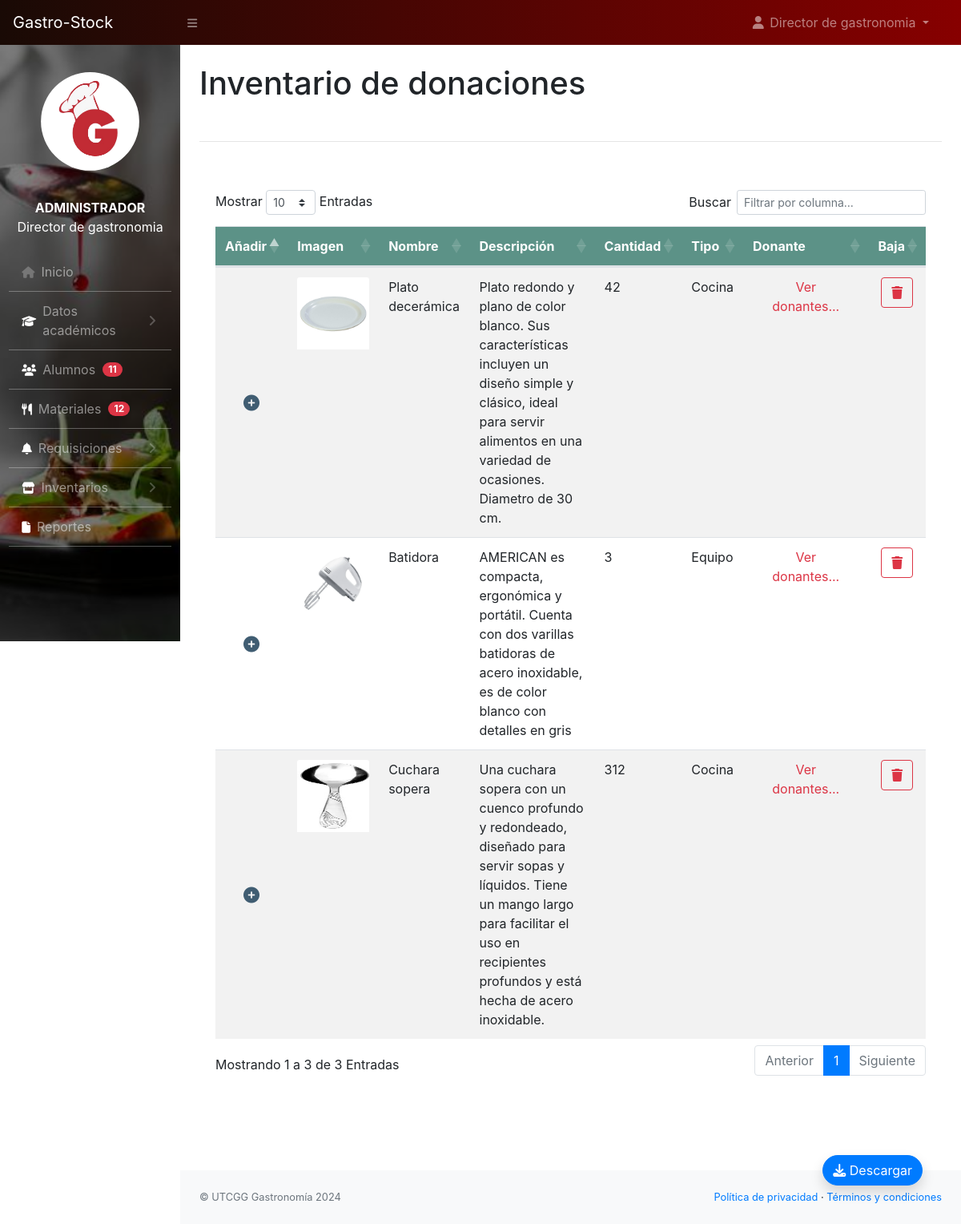
Page /encargado/inv_donado.php (signed in) on the committed database.
### tables this page shows
CREATE TABLE `articulos_donados` (
  `id` int(10) NOT NULL,
  `articulo_donado` int(10) NOT NULL,
  `cantidad` int(10) NOT NULL,
  `tipo_material` enum('equipo','cocina') NOT NULL
);

CREATE TABLE `articulos` (
  `id_articulo` int(11) NOT NULL,
  `nombre` varchar(255) NOT NULL,
  `cantidad` int(11) NOT NULL,
  `descripcion` varchar(500) NOT NULL,
  `imagen` varchar(255) NOT NULL,
  `tipo` enum('donativo','adquirido','donativo / adquirido') NOT NULL,
  `estatus` enum('activo','eliminado') DEFAULT NULL
);

### encargado/inv_donado.php (the view, shortened to what this page needs)
<?php
    include_once('../conf/config.php');
?>
<!DOCTYPE html>
<html lang="en">
<head>
	<link rel="stylesheet" href="https://cdn.jsdelivr.net/npm/bootstrap@4.6.2/dist/css/bootstrap.min.css">
        <link href="../css/styles.css" rel="stylesheet" />
        <link rel="stylesheet" href="../css/estilo-nav.css">
        <link href="https://cdn.datatables.net/1.10.20/css/dataTables.bootstrap4.min.css" rel="stylesheet" />
        <link rel="stylesheet" href="https://cdnjs.cloudflare.com/ajax/libs/font-awesome/6.5.1/css/all.min.css" />
</head>
<body class="sb-nav-fixed">
	<?php
		include_once("navbar.php");
	?>
	<div id="layoutSidenav_content">
                <main>
                    <div class="container-fluid">
                        <h1 class="mt-4">Inventario de donaciones</h1>
                        <br>
                        <hr>
                        <br>
                        <div class="card mb-4" style="border: none">
                            <div class="card-body">
                                <div class="table-responsive">
                                    <table class="table table-hover table-striped" id="dataTable" width="100%" cellspacing="0">
                                        <thead style="background-color:#5C9287 ;color: #fff;">
                                            <tr>
                                              <th>Añadir</th>
                                                <th>Imagen</th>
                                                <th>Nombre</th>
                                                <th>Descripción</th>
                                                <th>Cantidad</th>
                                                <th>Tipo</th>
                                                <th>Donante</th>
                                                <th>Baja</th>
                                            </tr>
                                        </thead>
                                        <tbody>
                                            <?php
          $sql = "SELECT articulos.*,articulos.cantidad as cantidad_articulos,articulos_donados.cantidad as cantidad_donada, articulos_donados.* FROM articulos INNER JOIN articulos_donados ON articulos.id_articulo = articulos_donados.articulo_donado WHERE articulos.estatus = 'activo'";
          $result = $con -> query($sql);
          $i = 1;
          if($result ->num_rows > 0){
            while($row = $result ->fetch_assoc()) { ?>
              <tr>
                <td style="vertical-align:middle;text-align: center;">
  <i id="icono_plus" class="fa-solid fa-circle-plus fa-lg" data-toggle="modal" data-target="#exampleModal3_<?php echo $i ?>"></i>
                  </td>
                 <td>
    <?php
    $ruta1 = "php_action/" . htmlspecialchars($row['imagen']);
    $ruta2 = "../administrador/php_action/" . htmlspecialchars($row['imagen']);
    if (file_exists($ruta1)) {
        $rutaImagen = $ruta1;
    } elseif (file_exists($ruta2)) {
        $rutaImagen = $ruta2;
    }
    ?>
    <img src="<?php echo htmlspecialchars($rutaImagen); ?>" class="card-img-top" alt="Imagen" style="width: 90px; height: 90px; margin: auto;">
</td>
                  <td><?php echo ucfirst($row['nombre'])?></td>
                  <td><?php echo ucfirst($row['descripcion'])?></td>
                   <td><?php echo $row['cantidad_donada'] ?></td>
                   <td><?php echo ucfirst($row['tipo_material'])?></td>
                   <td>
                    <div class="container-fluid text-center">
                      <a href="#" class="text-danger" data-toggle="modal" data-target="#exampleModal2_<?php echo $i ?>">Ver donantes...</a></div>
                   </td>
                  <td class="text-center">
                    <button type="button" class="btn btn-outline-danger" data-toggle="modal" data-target="#exampleModal1_<?php echo $i ?>">
  <i class="fa-solid fa-trash"></i>
</button>
                  </td>
              </tr>
              <?php $i++;
            }
          } else{
            echo "<tr> <td colspan='8'> <center>Aún no se han registrado materiales donados</center></td></tr>";
          }
        ?>
                    </tbody>
                  </table>
                </div>
              </div>
            </div>
          </div>
          <br>
          <br>
          <br>
          <div class="d-flex container-fluid justify-content-end fixed-bottom p-5" >
        <a href="fpdf186/inv_donado.php"><button type="button" class="btn btn-primary shadow " style="border-radius: 50px;"><i class="fa-solid fa-download"></i> Descargar</button></a>
      </div>
        </main>
        <?php include_once('footer.php'); ?>
</body>
</html>

### encargado/inv_donado.php (style rules this page uses)
#icono_plus { color: #405D72; cursor: pointer; }

### rows in the picture
articulos_donados: articulo_donado.imagen (picture), articulo_donado.nombre "Plato decerámica", articulo_donado.descripcion "Plato redondo y plano de color blanco. Sus características incluyen un diseño simple y clásico, ideal para servir alimentos en una variedad de ocasiones. Diametro de 30 cm.", cantidad "42", tipo_material "Cocina"
articulos_donados: articulo_donado.imagen (picture), articulo_donado.nombre "Batidora", articulo_donado.descripcion "AMERICAN es compacta, ergonómica y portátil. Cuenta con dos varillas batidoras de acero inoxidable, es de color blanco con detalles en gris", cantidad "3", tipo_material "Equipo"
articulos_donados: articulo_donado.imagen (picture), articulo_donado.nombre "Cuchara sopera", articulo_donado.descripcion "Una cuchara sopera con un cuenco profundo y redondeado, diseñado para servir sopas y líquidos. Tiene un mango largo para facilitar el uso en recipientes profundos y está hecha de acero inoxidable.", cantidad "312", tipo_material "Cocina"

### other values in the picture
$nombre "Director de gastronomia"
$tipo_usuario "ADMINISTRADOR"
$row['total'] "11"
$row['total'] "12"
